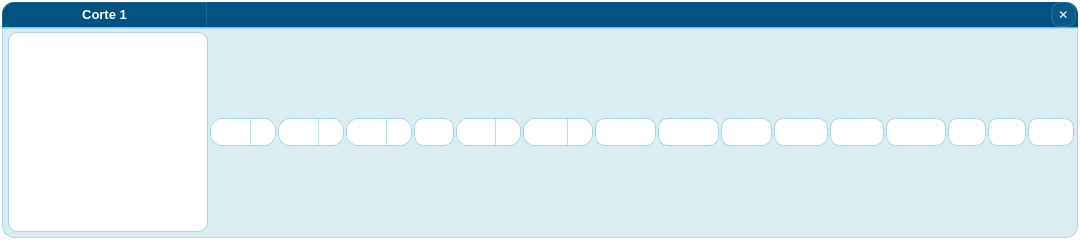
<?xml version="1.0" encoding="UTF-8"?>
<ui version="4.0">
 <class>CorteRowWidget</class>
 <widget class="QWidget" name="CorteRowWidget">
  <property name="geometry">
   <rect>
    <x>0</x>
    <y>0</y>
    <width>1080</width>
    <height>240</height>
   </rect>
  </property>
  <property name="sizePolicy">
   <sizepolicy hsizetype="Expanding" vsizetype="Expanding">
    <horstretch>0</horstretch>
    <verstretch>0</verstretch>
   </sizepolicy>
  </property>
  <property name="minimumSize">
   <size>
    <width>0</width>
    <height>0</height>
   </size>
  </property>
  <property name="maximumSize">
   <size>
    <width>16777215</width>
    <height>16777215</height>
   </size>
  </property>
  <property name="windowTitle">
   <string>Form</string>
  </property>
  <property name="styleSheet">
   <string notr="true">/* =========================================================
   InGe+ — CorteRowWidget (match CalicataWindow palette)
   Primary/Teal  #0087AE
   Navy          #005282
   Accent        #FDAC11
   Success       #6FC04A
   ========================================================= */

QWidget#CorteRowWidget {
    background: transparent;
    border-radius: 12px;
}

/* Card principal */
QWidget#CorteWidgetCont {
    background-color: #D9EDF3;
    border: 1px solid rgba(0,135,174,65);
    border-bottom-left-radius: 12px;
    border-bottom-right-radius: 12px;
}

/* Limpia fondos “oscuros” heredados de Designer dentro del card */
QWidget#CorteWidgetCont QFrame{
    background: transparent;
    border-radius: 12px;
    border: none;
}

/* Barra superior del corte */
QWidget#headerBar {
    background-color: #005282;
    border-top-left-radius: 12px;
    border-top-right-radius: 12px;
    border-bottom: 1px solid rgba(255,255,255,18);
    padding: 4px 8px;
}

/* Título del corte en header */
QWidget#headerBar QLabel,
QLabel#lblCorteTitulo {
    color: #FFFFFF;
    border: 1px solid rgba(255,255,255,26);
    border-top-left-radius: 12px;
}

/* Botón eliminar (QToolButton) */
QToolButton#btnEliminarCorte{
    background-color: rgba(255,255,255,10);
    color: #FFFFFF;
    border: 1px solid rgba(255,255,255,35);
    border-radius: 9px;
    padding: 0px;
}

QToolButton#btnEliminarCorte:hover{
    /* más oscuro, no gris */
    background-color: rgba(0,0,0,14);
    border: 1px solid rgba(255,255,255,45);
}
QToolButton#btnEliminarCorte:pressed{
    background-color: rgba(0,0,0,22);
}

/* Labels del cuerpo (fuera del header) */
QWidget#CorteWidgetCont QLabel {
    color: #005282;
    font-weight: bold;
}

/* Inputs dentro del corte (compatibles con tu estilo general) */
QWidget#CorteWidgetCont QLineEdit,
QWidget#CorteWidgetCont QTextEdit,
QWidget#CorteWidgetCont QPlainTextEdit,
QWidget#CorteWidgetCont QComboBox {
    background-color: #FFFFFF;
    color: #0F1F2A;
    border: 1px solid rgba(0,135,174,70);
    border-radius: 10px;
    padding: 5px 8px;
}

QWidget#CorteWidgetCont QLineEdit:focus,
QWidget#CorteWidgetCont QTextEdit:focus,
QWidget#CorteWidgetCont QPlainTextEdit:focus,
QWidget#CorteWidgetCont QComboBox:focus {
    border: 2px solid rgba(0,135,174,180);
}


QWidget#CorteWidgetCont QComboBox::drop-down {
    border-left: 1px solid rgba(0,135,174,70);
    width: 24px;
}




/* =========================================================
   COMBOBOX POPUP (GLOBAL)
   - Fondo navy (#005282)
   - Items blanco
   - Hover invertido (fondo blanco + texto oscuro)
   - Bordes redondeados reales (QComboBoxPrivateContainer)
   - Evita '...' en combos angostos (min-width + padding moderado)
   ========================================================= */

/* ===========================
   POPUP ComboBox (dentro del corte)
   =========================== */

QWidget#CorteWidgetCont QComboBoxPrivateContainer {
    background-color: #005282;
    border: 1px solid rgba(255,255,255,28);
    border-radius: 12px;
    padding: 4px;
}

QWidget#CorteWidgetCont QComboBoxPrivateContainer QAbstractItemView {
    background-color: #005282;
    border: none;
    outline: 0;
    color: #FFFFFF;
    border-radius: 10px;
}

QWidget#CorteWidgetCont QComboBoxPrivateContainer QAbstractItemView::viewport {
    background-color: #005282;
    border-radius: 10px;
}



QWidget#CorteWidgetCont QComboBoxPrivateContainer QAbstractItemView::item {
    padding: 6px 10px;
    color: #FFFFFF;
    background: transparent;
}

QWidget#CorteWidgetCont QComboBoxPrivateContainer QAbstractItemView::item:hover {
    background-color: #FFFFFF;
    color: #0F1F2A;
}

QWidget#CorteWidgetCont QComboBoxPrivateContainer QAbstractItemView::item:selected {
    background-color: rgba(255,255,255,220);
    color: #0F1F2A;
}


/* (Opcional) Scrollbar dentro del popup para que no se vea “default” */
QComboBoxPrivateContainer QScrollBar:vertical {
    background: transparent;
    width: 10px;
    margin: 2px;
}
QComboBoxPrivateContainer QScrollBar::handle:vertical {
    background: rgba(255,255,255,35);
    border-radius: 5px;
    min-height: 18px;
}
QComboBoxPrivateContainer QScrollBar::handle:vertical:hover {
    background: rgba(255,255,255,55);
}
QComboBoxPrivateContainer QScrollBar::add-line:vertical,
QComboBoxPrivateContainer QScrollBar::sub-line:vertical {
    height: 0px;
}

QWidget#CorteWidgetCont QComboBox { combobox-popup: 0; border-radius: 12px; }

QMenu {
    background-color: #005282;
    border: 1px solid rgba(255,255,255,28);
    border-radius: 12px;
    padding: 4px;
}

QMenu::item {
    color: #FFFFFF;
    padding: 6px 10px;
    border-radius: 8px;
}

QMenu::item:selected {
    background: #FFFFFF;
    color: #0F1F2A;
}


</string>
  </property>
  <layout class="QVBoxLayout" name="verticalLayout">
   <property name="spacing">
    <number>0</number>
   </property>
   <property name="leftMargin">
    <number>2</number>
   </property>
   <property name="topMargin">
    <number>2</number>
   </property>
   <property name="rightMargin">
    <number>2</number>
   </property>
   <property name="bottomMargin">
    <number>2</number>
   </property>
   <item>
    <widget class="QWidget" name="headerBar" native="true">
     <property name="sizePolicy">
      <sizepolicy hsizetype="Expanding" vsizetype="Expanding">
       <horstretch>0</horstretch>
       <verstretch>0</verstretch>
      </sizepolicy>
     </property>
     <property name="minimumSize">
      <size>
       <width>0</width>
       <height>26</height>
      </size>
     </property>
     <property name="maximumSize">
      <size>
       <width>16777215</width>
       <height>26</height>
      </size>
     </property>
     <layout class="QHBoxLayout" name="horizontalLayout" stretch="4,15,2">
      <property name="spacing">
       <number>0</number>
      </property>
      <property name="leftMargin">
       <number>0</number>
      </property>
      <property name="topMargin">
       <number>0</number>
      </property>
      <property name="rightMargin">
       <number>2</number>
      </property>
      <property name="bottomMargin">
       <number>0</number>
      </property>
      <item>
       <widget class="QLabel" name="lblCorteTitulo">
        <property name="sizePolicy">
         <sizepolicy hsizetype="Fixed" vsizetype="Expanding">
          <horstretch>0</horstretch>
          <verstretch>0</verstretch>
         </sizepolicy>
        </property>
        <property name="minimumSize">
         <size>
          <width>205</width>
          <height>0</height>
         </size>
        </property>
        <property name="maximumSize">
         <size>
          <width>205</width>
          <height>16777215</height>
         </size>
        </property>
        <property name="font">
         <font>
          <pointsize>10</pointsize>
          <bold>true</bold>
         </font>
        </property>
        <property name="text">
         <string>&lt;html&gt;&lt;head/&gt;&lt;body&gt;&lt;p align=&quot;center&quot;&gt;Corte 1&lt;/p&gt;&lt;/body&gt;&lt;/html&gt;</string>
        </property>
        <property name="alignment">
         <set>Qt::AlignmentFlag::AlignCenter</set>
        </property>
       </widget>
      </item>
      <item>
       <spacer name="horizontalSpacer">
        <property name="orientation">
         <enum>Qt::Orientation::Horizontal</enum>
        </property>
        <property name="sizeHint" stdset="0">
         <size>
          <width>40</width>
          <height>20</height>
         </size>
        </property>
       </spacer>
      </item>
      <item>
       <widget class="QToolButton" name="btnEliminarCorte">
        <property name="sizePolicy">
         <sizepolicy hsizetype="Preferred" vsizetype="Preferred">
          <horstretch>0</horstretch>
          <verstretch>0</verstretch>
         </sizepolicy>
        </property>
        <property name="minimumSize">
         <size>
          <width>25</width>
          <height>25</height>
         </size>
        </property>
        <property name="maximumSize">
         <size>
          <width>25</width>
          <height>25</height>
         </size>
        </property>
        <property name="focusPolicy">
         <enum>Qt::FocusPolicy::NoFocus</enum>
        </property>
        <property name="toolTip">
         <string>Eliminar este corte</string>
        </property>
        <property name="text">
         <string>✕</string>
        </property>
        <property name="iconSize">
         <size>
          <width>25</width>
          <height>25</height>
         </size>
        </property>
        <property name="autoRaise">
         <bool>true</bool>
        </property>
       </widget>
      </item>
     </layout>
    </widget>
   </item>
   <item>
    <widget class="QWidget" name="CorteWidgetCont" native="true">
     <property name="sizePolicy">
      <sizepolicy hsizetype="Expanding" vsizetype="Expanding">
       <horstretch>0</horstretch>
       <verstretch>0</verstretch>
      </sizepolicy>
     </property>
     <layout class="QHBoxLayout" name="horizontalLayout_2">
      <property name="spacing">
       <number>2</number>
      </property>
      <property name="leftMargin">
       <number>6</number>
      </property>
      <property name="topMargin">
       <number>4</number>
      </property>
      <property name="rightMargin">
       <number>4</number>
      </property>
      <property name="bottomMargin">
       <number>6</number>
      </property>
      <item>
       <widget class="QTextEdit" name="txtDescripcion">
        <property name="sizePolicy">
         <sizepolicy hsizetype="Preferred" vsizetype="Fixed">
          <horstretch>0</horstretch>
          <verstretch>0</verstretch>
         </sizepolicy>
        </property>
        <property name="minimumSize">
         <size>
          <width>200</width>
          <height>200</height>
         </size>
        </property>
        <property name="maximumSize">
         <size>
          <width>200</width>
          <height>200</height>
         </size>
        </property>
        <property name="autoFillBackground">
         <bool>false</bool>
        </property>
       </widget>
      </item>
      <item>
       <widget class="NoWheelComboBox" name="cbHumedad">
        <property name="minimumSize">
         <size>
          <width>66</width>
          <height>0</height>
         </size>
        </property>
        <property name="maximumSize">
         <size>
          <width>66</width>
          <height>16777215</height>
         </size>
        </property>
       </widget>
      </item>
      <item>
       <widget class="NoWheelComboBox" name="cbExcavabilidad">
        <property name="minimumSize">
         <size>
          <width>66</width>
          <height>0</height>
         </size>
        </property>
        <property name="maximumSize">
         <size>
          <width>66</width>
          <height>16777215</height>
         </size>
        </property>
       </widget>
      </item>
      <item>
       <widget class="NoWheelComboBox" name="cbEstabilidad">
        <property name="minimumSize">
         <size>
          <width>66</width>
          <height>0</height>
         </size>
        </property>
        <property name="maximumSize">
         <size>
          <width>66</width>
          <height>16777215</height>
         </size>
        </property>
       </widget>
      </item>
      <item>
       <widget class="QLineEdit" name="txtTipo">
        <property name="minimumSize">
         <size>
          <width>40</width>
          <height>0</height>
         </size>
        </property>
        <property name="maximumSize">
         <size>
          <width>40</width>
          <height>16777215</height>
         </size>
        </property>
       </widget>
      </item>
      <item>
       <widget class="NoWheelComboBox" name="txtDE">
        <property name="minimumSize">
         <size>
          <width>65</width>
          <height>0</height>
         </size>
        </property>
        <property name="maximumSize">
         <size>
          <width>65</width>
          <height>16777215</height>
         </size>
        </property>
       </widget>
      </item>
      <item>
       <widget class="NoWheelComboBox" name="txtA">
        <property name="minimumSize">
         <size>
          <width>70</width>
          <height>0</height>
         </size>
        </property>
        <property name="maximumSize">
         <size>
          <width>70</width>
          <height>16777215</height>
         </size>
        </property>
        <property name="focusPolicy">
         <enum>Qt::FocusPolicy::StrongFocus</enum>
        </property>
        <property name="editable">
         <bool>true</bool>
        </property>
       </widget>
      </item>
      <item>
       <widget class="QLineEdit" name="txtAASHTO">
        <property name="minimumSize">
         <size>
          <width>61</width>
          <height>0</height>
         </size>
        </property>
        <property name="maximumSize">
         <size>
          <width>61</width>
          <height>16777215</height>
         </size>
        </property>
       </widget>
      </item>
      <item>
       <widget class="QLineEdit" name="txtSUCS">
        <property name="minimumSize">
         <size>
          <width>61</width>
          <height>0</height>
         </size>
        </property>
        <property name="maximumSize">
         <size>
          <width>61</width>
          <height>16777215</height>
         </size>
        </property>
       </widget>
      </item>
      <item>
       <widget class="QLineEdit" name="txtGranuloMax">
        <property name="minimumSize">
         <size>
          <width>51</width>
          <height>0</height>
         </size>
        </property>
        <property name="maximumSize">
         <size>
          <width>51</width>
          <height>16777215</height>
         </size>
        </property>
       </widget>
      </item>
      <item>
       <widget class="QLineEdit" name="txtGranulo2mm">
        <property name="minimumSize">
         <size>
          <width>54</width>
          <height>0</height>
         </size>
        </property>
        <property name="maximumSize">
         <size>
          <width>54</width>
          <height>16777215</height>
         </size>
        </property>
       </widget>
      </item>
      <item>
       <widget class="QLineEdit" name="txtGranulo0_4mm">
        <property name="minimumSize">
         <size>
          <width>54</width>
          <height>0</height>
         </size>
        </property>
        <property name="maximumSize">
         <size>
          <width>54</width>
          <height>16777215</height>
         </size>
        </property>
       </widget>
      </item>
      <item>
       <widget class="QLineEdit" name="txtGranulo0_08mm">
        <property name="minimumSize">
         <size>
          <width>60</width>
          <height>0</height>
         </size>
        </property>
        <property name="maximumSize">
         <size>
          <width>60</width>
          <height>16777215</height>
         </size>
        </property>
       </widget>
      </item>
      <item>
       <widget class="QLineEdit" name="txtWL">
        <property name="minimumSize">
         <size>
          <width>38</width>
          <height>0</height>
         </size>
        </property>
        <property name="maximumSize">
         <size>
          <width>38</width>
          <height>16777215</height>
         </size>
        </property>
       </widget>
      </item>
      <item>
       <widget class="QLineEdit" name="txtLP">
        <property name="minimumSize">
         <size>
          <width>38</width>
          <height>0</height>
         </size>
        </property>
        <property name="maximumSize">
         <size>
          <width>38</width>
          <height>16777215</height>
         </size>
        </property>
       </widget>
      </item>
      <item>
       <widget class="QLineEdit" name="txtHumedad">
        <property name="sizePolicy">
         <sizepolicy hsizetype="Preferred" vsizetype="Fixed">
          <horstretch>0</horstretch>
          <verstretch>0</verstretch>
         </sizepolicy>
        </property>
        <property name="minimumSize">
         <size>
          <width>0</width>
          <height>0</height>
         </size>
        </property>
        <property name="maximumSize">
         <size>
          <width>16777215</width>
          <height>16777215</height>
         </size>
        </property>
       </widget>
      </item>
     </layout>
    </widget>
   </item>
  </layout>
 </widget>
 <customwidgets>
  <customwidget>
   <class>NoWheelComboBox</class>
   <extends>QComboBox</extends>
   <header location="global">nowheelcombobox.h</header>
  </customwidget>
 </customwidgets>
 <resources/>
 <connections/>
</ui>
